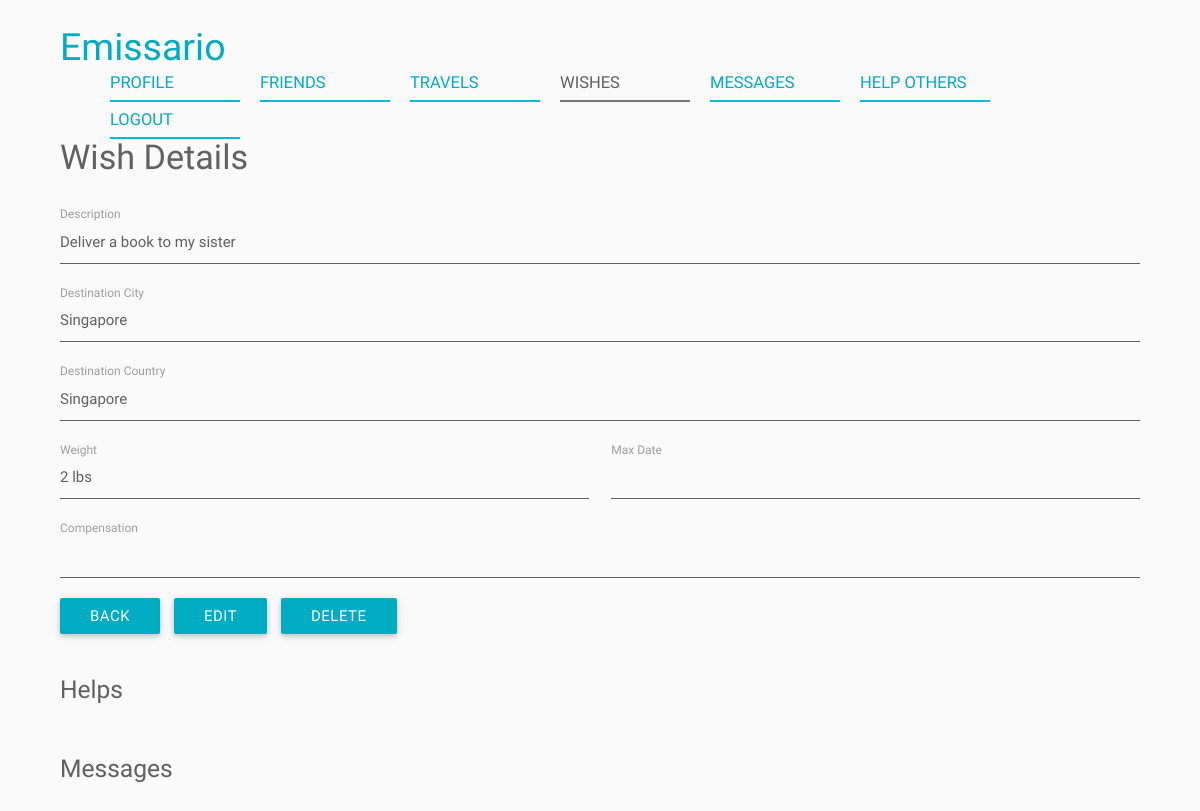
The app's page /index.php/wishes/view/1 (signed in) with its own data.
### tables this page shows
CREATE TABLE IF NOT EXISTS Wish (
	ID BIGINT NOT NULL AUTO_INCREMENT,
    User_ID BIGINT NOT NULL,
    Description VARCHAR(1000) NOT NULL,
    Image BLOB NULL,
    Weight VARCHAR(50) NULL,
    Destination_City VARCHAR(100) NULL,
    Destination_Country VARCHAR(2) NULL,
    Max_Date DATE NULL,
    Compensation VARCHAR(100) NULL,
    Created_On DATETIME NULL,
    Modified_On DATETIME NULL,
    PRIMARY KEY (ID),
    FOREIGN KEY (User_ID) REFERENCES User (ID)
);

CREATE TABLE IF NOT EXISTS Country (
	Country_Code VARCHAR(2) NOT NULL,
    Country_Name VARCHAR(100) NOT NULL,
    Created_On DATETIME NULL,
    Modified_On DATETIME NULL,
    PRIMARY KEY (Country_Code)
);

### application/controllers/wishes.php (called while the page is built, shortened)
<?php
class Wishes extends Controller
{
	public function view($wishID)
	{
		$userID = $GLOBALS["helpers"]->siteHelper->getSession("userID");
		$wish = $this->beans->wishService->getWish($wishID, $userID);
		require APP . 'views/_templates/header.php';
		require APP . 'views/wishes/view.php';
		require APP . 'views/_templates/footer.php';
	}
}

### index.php (called while the page is built, shortened)
<?php
require APP . '/core/controller.php';
$app = new Application();

### application/core/controller.php (called while the page is built, shortened)
<?php
class Controller
{
	function __construct()
	{
		$this->beans = new stdClass();
	}
	private function loadModels()
	{
		require APP . '/core/model.php';
		require APP . '/models/wishModel.php';
	}
	private function loadServices()
	{
		require APP . '/core/service.php';
		require APP . '/services/wishService.php';
	}
}

### application/core/service.php (called while the page is built)
<?php
class Service
{
	function __construct($beans)
	{
		$this->beans = $beans;
	}
}

### application/core/model.php (called while the page is built)
<?php
class Model
{
	function __construct($db)
	{
		try {
			$this->db = $db;
		} catch (PDOException $e) {
			exit('Database connection could not be established.');
		}
	}
}

### application/models/wishModel.php (called while the page is built, shortened)
<?php
class WishModel extends Model
{
	public function getWish($wishID, $userID = "")
	{
		$sql = "SELECT Wish.*,
					DATE_FORMAT(Wish.Max_Date, '%m/%d/%Y') AS Formatted_Max_Date,
					Country.Country_Name AS Destination_Country_Name
				FROM Wish
				LEFT JOIN Country ON Country.Country_Code = Wish.Destination_Country
				WHERE Wish.ID = :wish_id";
		if (is_numeric($userID)) {
			$sql .= " AND Wish.User_ID = :user_id";
		}
		$parameters = array(':wish_id' => $wishID);
		if (is_numeric($userID)) {
			$parameters[":user_id"] = $userID;
		}
		return $GLOBALS["helpers"]->queryHelper->getSingleRowObject($this->db, $sql, $parameters);
	}
}

### application/helpers/queryHelper.php (called while the page is built, shortened)
<?php
class QueryHelper
{
	public function getSingleRowObject($db, $sql, $parameters) {
		$query = $db->prepare($sql);
		$query->execute($parameters);
		$result = $query->fetch();
		return $result;
	}
}

### application/services/wishService.php (called while the page is built, shortened)
<?php
class WishService extends Service
{
	public function getWish($wishID, $userID = "")
	{
		return $this->beans->wishModel->getWish($wishID, $userID);
	}
}

### application/views/wishes/view.php (the view, shortened to what this page needs)
<div class="container">
	<h4>Wish Details</h4>
	<div class="section">
		<div class="row">
			<div class="col s12">
				<div class="view-details-label">Description</div>
				<div class="view-details-value"><?php echo $wish->Description ?></div>
			</div>
		</div>
		<div class="row">
			<div class="col s12">
				<div class="view-details-label">Destination City</div>
				<div class="view-details-value"><?php echo $wish->Destination_City ?></div>
			</div>
		</div>
		<div class="row">
			<div class="col s12">
				<div class="view-details-label">Destination Country</div>
				<div class="view-details-value"><?php echo $wish->Destination_Country_Name ?></div>
			</div>
		</div>
		<div class="row">
			<div class="col s6">
				<div class="view-details-label">Weight</div>
				<div class="view-details-value"><?php echo $wish->Weight ?></div>
			</div>
			<div class="col s6">
				<div class="view-details-label">Max Date</div>
				<div class="view-details-value"><?php echo $wish->Formatted_Max_Date ?></div>
			</div>
		</div>
		<div class="row">
			<div class="col s12">
				<div class="view-details-label">Compensation</div>
				<div class="view-details-value"><?php echo $wish->Compensation ?></div>
			</div>
		</div>
		<a id="back" class="btn waves-effect waves-light">Back</a>
		<a id="edit" class="btn waves-effect waves-light">Edit</a>
		<a id="delete" class="btn waves-effect waves-light">Delete</a>
	</div>
	<div class="section">
		<h5>Helps</h5>
	</div>
	<div class="section">
		<h5>Messages</h5>
	</div>
</div>

### records on screen
wish: Description "Deliver a book to my sister", Destination_City "Singapore", country.Country_Name "Singapore", Weight "2 lbs"

### other values on screen
$viewTitle "PROFILE"
$viewTitle "FRIENDS"
$viewTitle "TRAVELS"
$viewTitle "WISHES"
$viewTitle "MESSAGES"
$viewTitle "HELP OTHERS"
